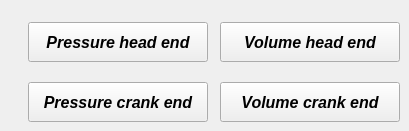
       <widget class="QWidget" name="tab">
        <attribute name="title">
         <string>Angle</string>
        </attribute>
        <widget class="QPushButton" name="pushButton_plot_pressure_head_end_angle">
         <property name="geometry">
          <rect>
           <x>28</x>
           <y>22</y>
           <width>180</width>
           <height>40</height>
          </rect>
         </property>
         <property name="minimumSize">
          <size>
           <width>180</width>
           <height>40</height>
          </size>
         </property>
         <property name="maximumSize">
          <size>
           <width>180</width>
           <height>40</height>
          </size>
         </property>
         <property name="font">
          <font>
           <family>Arial</family>
           <pointsize>12</pointsize>
           <weight>75</weight>
           <italic>true</italic>
           <bold>true</bold>
          </font>
         </property>
         <property name="text">
          <string>Pressure head end</string>
         </property>
        </widget>
        <widget class="QPushButton" name="pushButton_plot_volume_head_end_angle">
         <property name="geometry">
          <rect>
           <x>220</x>
           <y>22</y>
           <width>180</width>
           <height>40</height>
          </rect>
         </property>
         <property name="minimumSize">
          <size>
           <width>180</width>
           <height>40</height>
          </size>
         </property>
         <property name="maximumSize">
          <size>
           <width>180</width>
           <height>40</height>
          </size>
         </property>
         <property name="font">
          <font>
           <family>Arial</family>
           <pointsize>12</pointsize>
           <weight>75</weight>
           <italic>true</italic>
           <bold>true</bold>
          </font>
         </property>
         <property name="text">
          <string>Volume head end</string>
         </property>
        </widget>
        <widget class="QPushButton" name="pushButton_plot_pressure_crank_end_angle">
         <property name="geometry">
          <rect>
           <x>28</x>
           <y>82</y>
           <width>180</width>
           <height>40</height>
          </rect>
         </property>
         <property name="minimumSize">
          <size>
           <width>180</width>
           <height>40</height>
          </size>
         </property>
         <property name="maximumSize">
          <size>
           <width>180</width>
           <height>40</height>
          </size>
         </property>
         <property name="font">
          <font>
           <family>Arial</family>
           <pointsize>12</pointsize>
           <weight>75</weight>
           <italic>true</italic>
           <bold>true</bold>
          </font>
         </property>
         <property name="text">
          <string>Pressure crank end</string>
         </property>
        </widget>
        <widget class="QPushButton" name="pushButton_plot_volume_crank_end_angle">
         <property name="geometry">
          <rect>
           <x>220</x>
           <y>82</y>
           <width>180</width>
           <height>40</height>
          </rect>
         </property>
         <property name="minimumSize">
          <size>
           <width>180</width>
           <height>40</height>
          </size>
         </property>
         <property name="maximumSize">
          <size>
           <width>180</width>
           <height>40</height>
          </size>
         </property>
         <property name="font">
          <font>
           <family>Arial</family>
           <pointsize>12</pointsize>
           <weight>75</weight>
           <italic>true</italic>
           <bold>true</bold>
          </font>
         </property>
         <property name="text">
          <string>Volume crank end</string>
         </property>
        </widget>
       </widget>
